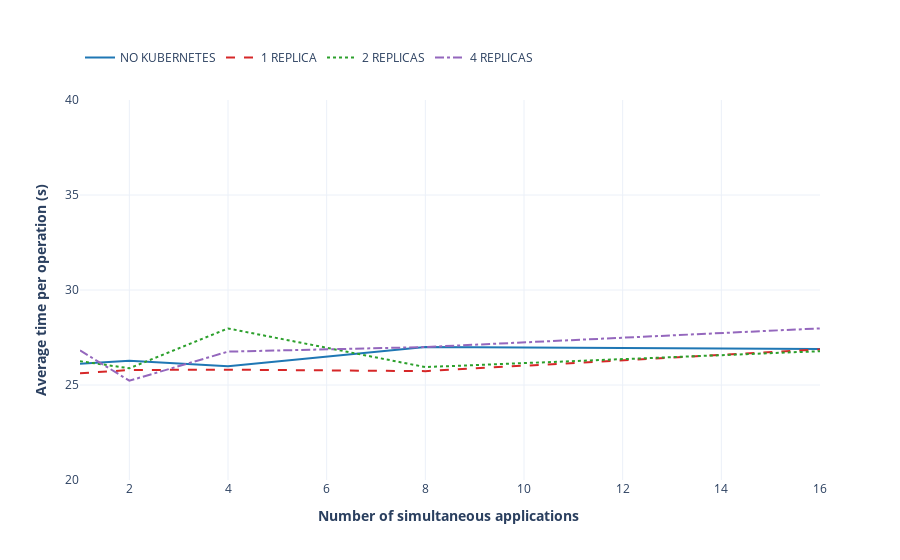

Notebook source saved alongside this figure:
### Markdown cell above
### Adding anomalies from the same client with different number of replicas. Average times.

### Code cell
no_kubernetes = [26.124, 26.275, 25.989, 27.002, 26.895]
replica1 = [25.619, 25.788, 25.808, 25.730, 26.875]
replica2 = [26.253, 25.879, 27.976, 25.943, 26.780]
replica4 = [26.820, 25.225, 26.756, 26.998, 27.980]

addCriticalInformation(no_kubernetes, replica1, replica2, replica4, "SameClient")

### Figure 1 — Plotly figure (JSON) as saved in the notebook; plotly's stock layout.template omitted (floating-point values rounded to 4 significant figures)
{"data": [{"line": {"color": "#1f77b4"}, "mode": "lines", "name": "NO KUBERNETES", "type": "scatter", "x": [1, 2, 4, 8, 16], "y": [26.12, 26.27, 25.99, 27.0, 26.89]}, {"line": {"color": "#d62728", "dash": "dash"}, "mode": "lines", "name": "1 REPLICA", "type": "scatter", "x": [1, 2, 4, 8, 16], "y": [25.62, 25.79, 25.81, 25.73, 26.88]}, {"line": {"color": "#2ca02c", "dash": "dot"}, "mode": "lines", "name": "2 REPLICAS", "type": "scatter", "x": [1, 2, 4, 8, 16], "y": [26.25, 25.88, 27.98, 25.94, 26.78]}, {"line": {"color": "#9467bd", "dash": "dashdot"}, "mode": "lines", "name": "4 REPLICAS", "type": "scatter", "x": [1, 2, 4, 8, 16], "y": [26.82, 25.23, 26.76, 27.0, 27.98]}], "layout": {"legend": {"orientation": "h", "y": 1.15}, "xaxis": {"dtick": 2, "range": [1, 16], "tick0": 0, "title": {"text": "<b>Number of simultaneous applications </b>"}}, "yaxis": {"dtick": 5, "range": [20, 40], "tick0": 20, "title": {"text": "<b>Average time per operation (s)</b>"}}}}
